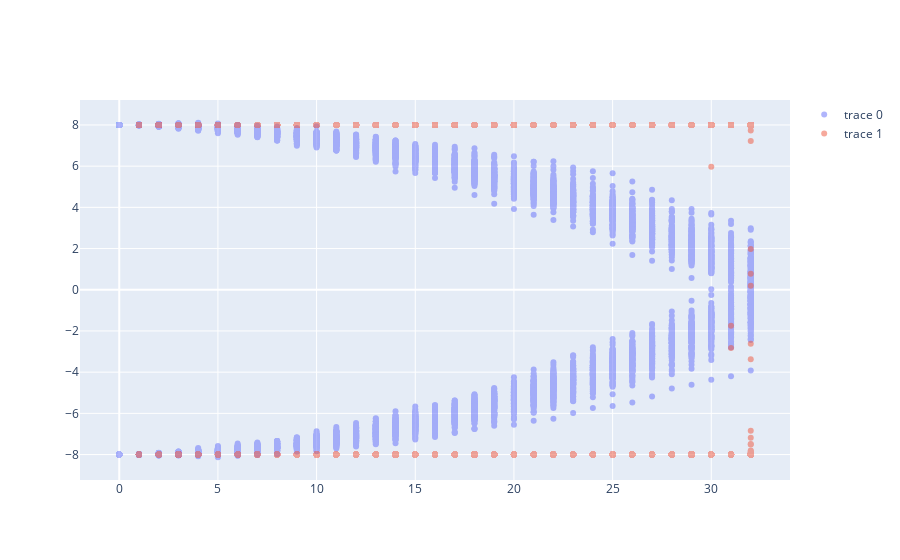

Notebook code cell kept with this figure:
### Code cell
make_plot(256, True)

### Figure 1 — Plotly figure (JSON) as saved in the notebook; plotly's stock layout.template omitted (floating-point values rounded to 4 significant figures; data arrays with more than 128 entries replaced by an {"elided": "..."} marker saying what was removed)
{"data": [{"mode": "markers", "opacity": 0.5, "type": "scatter", "x": {"elided": "8448 int values"}, "y": {"elided": "8448 float values"}}, {"mode": "markers", "opacity": 0.5, "type": "scatter", "x": {"elided": "8448 int values"}, "y": {"elided": "8448 float values"}}], "layout": {}}
